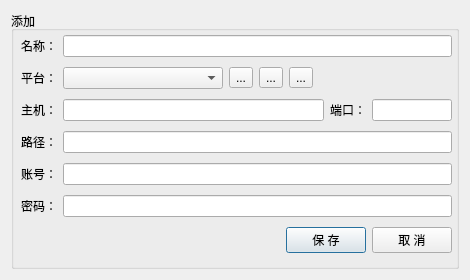
<?xml version="1.0" encoding="UTF-8"?>
<ui version="4.0">
 <class>Server</class>
 <widget class="QDialog" name="Server">
  <property name="windowModality">
   <enum>Qt::ApplicationModal</enum>
  </property>
  <property name="geometry">
   <rect>
    <x>0</x>
    <y>0</y>
    <width>470</width>
    <height>280</height>
   </rect>
  </property>
  <property name="sizePolicy">
   <sizepolicy hsizetype="Fixed" vsizetype="Fixed">
    <horstretch>0</horstretch>
    <verstretch>0</verstretch>
   </sizepolicy>
  </property>
  <property name="minimumSize">
   <size>
    <width>470</width>
    <height>280</height>
   </size>
  </property>
  <property name="maximumSize">
   <size>
    <width>470</width>
    <height>280</height>
   </size>
  </property>
  <property name="baseSize">
   <size>
    <width>470</width>
    <height>282</height>
   </size>
  </property>
  <property name="windowTitle">
   <string>服务器</string>
  </property>
  <property name="windowIcon">
   <iconset>
    <normaloff>icon/designer.ico</normaloff>icon/designer.ico</iconset>
  </property>
  <property name="sizeGripEnabled">
   <bool>false</bool>
  </property>
  <property name="modal">
   <bool>true</bool>
  </property>
  <layout class="QVBoxLayout" name="verticalLayout">
   <property name="sizeConstraint">
    <enum>QLayout::SetDefaultConstraint</enum>
   </property>
   <item>
    <widget class="QGroupBox" name="groupBox">
     <property name="title">
      <string>添加</string>
     </property>
     <property name="flat">
      <bool>false</bool>
     </property>
     <property name="checkable">
      <bool>false</bool>
     </property>
     <widget class="QWidget" name="verticalLayoutWidget">
      <property name="geometry">
       <rect>
        <x>10</x>
        <y>20</y>
        <width>431</width>
        <height>231</height>
       </rect>
      </property>
      <layout class="QVBoxLayout" name="verticalLayout_2">
       <item>
        <layout class="QHBoxLayout" name="horizontalLayout_8">
         <item>
          <widget class="QLabel" name="label_5">
           <property name="text">
            <string>名称：</string>
           </property>
          </widget>
         </item>
         <item>
          <widget class="QLineEdit" name="server_name">
           <property name="maximumSize">
            <size>
             <width>16777215</width>
             <height>16777215</height>
            </size>
           </property>
          </widget>
         </item>
        </layout>
       </item>
       <item>
        <layout class="QHBoxLayout" name="horizontalLayout_6">
         <item>
          <widget class="QLabel" name="label_9">
           <property name="text">
            <string>平台：</string>
           </property>
          </widget>
         </item>
         <item>
          <widget class="QComboBox" name="platform">
           <property name="minimumSize">
            <size>
             <width>160</width>
             <height>0</height>
            </size>
           </property>
           <property name="maximumSize">
            <size>
             <width>160</width>
             <height>16777215</height>
            </size>
           </property>
          </widget>
         </item>
         <item>
          <widget class="QToolButton" name="add_platform">
           <property name="toolTip">
            <string>&lt;html&gt;&lt;head/&gt;&lt;body&gt;&lt;p&gt;添加平台&lt;/p&gt;&lt;/body&gt;&lt;/html&gt;</string>
           </property>
           <property name="text">
            <string>...</string>
           </property>
           <property name="icon">
            <iconset>
             <normaloff>icon/0949090.png</normaloff>icon/0949090.png</iconset>
           </property>
          </widget>
         </item>
         <item>
          <widget class="QToolButton" name="edit_platform">
           <property name="toolTip">
            <string>&lt;html&gt;&lt;head/&gt;&lt;body&gt;&lt;p&gt;编辑选中平台名称&lt;/p&gt;&lt;/body&gt;&lt;/html&gt;</string>
           </property>
           <property name="text">
            <string>...</string>
           </property>
           <property name="icon">
            <iconset>
             <normaloff>icon/09490944.png</normaloff>icon/09490944.png</iconset>
           </property>
          </widget>
         </item>
         <item>
          <widget class="QToolButton" name="delete_platform">
           <property name="toolTip">
            <string>&lt;html&gt;&lt;head/&gt;&lt;body&gt;&lt;p&gt;删除选中平台&lt;/p&gt;&lt;/body&gt;&lt;/html&gt;</string>
           </property>
           <property name="text">
            <string>...</string>
           </property>
           <property name="icon">
            <iconset>
             <normaloff>icon/0949091.png</normaloff>icon/0949091.png</iconset>
           </property>
          </widget>
         </item>
         <item>
          <spacer name="horizontalSpacer">
           <property name="orientation">
            <enum>Qt::Horizontal</enum>
           </property>
           <property name="sizeHint" stdset="0">
            <size>
             <width>40</width>
             <height>20</height>
            </size>
           </property>
          </spacer>
         </item>
        </layout>
       </item>
       <item>
        <layout class="QHBoxLayout" name="horizontalLayout">
         <item>
          <widget class="QLabel" name="label">
           <property name="text">
            <string>主机：</string>
           </property>
          </widget>
         </item>
         <item>
          <widget class="QLineEdit" name="host"/>
         </item>
         <item>
          <widget class="QLabel" name="label_2">
           <property name="text">
            <string>端口：</string>
           </property>
          </widget>
         </item>
         <item>
          <widget class="QLineEdit" name="port">
           <property name="maximumSize">
            <size>
             <width>80</width>
             <height>16777215</height>
            </size>
           </property>
          </widget>
         </item>
        </layout>
       </item>
       <item>
        <layout class="QHBoxLayout" name="horizontalLayout_7">
         <item>
          <widget class="QLabel" name="label_6">
           <property name="text">
            <string>路径：</string>
           </property>
          </widget>
         </item>
         <item>
          <widget class="QLineEdit" name="path"/>
         </item>
        </layout>
       </item>
       <item>
        <layout class="QHBoxLayout" name="horizontalLayout_3">
         <item>
          <widget class="QLabel" name="label_4">
           <property name="text">
            <string>账号：</string>
           </property>
          </widget>
         </item>
         <item>
          <widget class="QLineEdit" name="account"/>
         </item>
        </layout>
       </item>
       <item>
        <layout class="QHBoxLayout" name="horizontalLayout_5">
         <item>
          <widget class="QLabel" name="label_8">
           <property name="text">
            <string>密码：</string>
           </property>
          </widget>
         </item>
         <item>
          <widget class="QLineEdit" name="password"/>
         </item>
        </layout>
       </item>
       <item>
        <layout class="QHBoxLayout" name="horizontalLayout_2">
         <item>
          <spacer name="horizontalSpacer_2">
           <property name="orientation">
            <enum>Qt::Horizontal</enum>
           </property>
           <property name="sizeHint" stdset="0">
            <size>
             <width>40</width>
             <height>20</height>
            </size>
           </property>
          </spacer>
         </item>
         <item>
          <widget class="QPushButton" name="save">
           <property name="text">
            <string>保 存</string>
           </property>
          </widget>
         </item>
         <item>
          <widget class="QPushButton" name="cancel">
           <property name="text">
            <string>取 消</string>
           </property>
          </widget>
         </item>
        </layout>
       </item>
      </layout>
     </widget>
    </widget>
   </item>
  </layout>
 </widget>
 <resources/>
 <connections>
  <connection>
   <sender>cancel</sender>
   <signal>clicked()</signal>
   <receiver>Server</receiver>
   <slot>close()</slot>
   <hints>
    <hint type="sourcelabel">
     <x>410</x>
     <y>244</y>
    </hint>
    <hint type="destinationlabel">
     <x>234</x>
     <y>139</y>
    </hint>
   </hints>
  </connection>
 </connections>
</ui>
